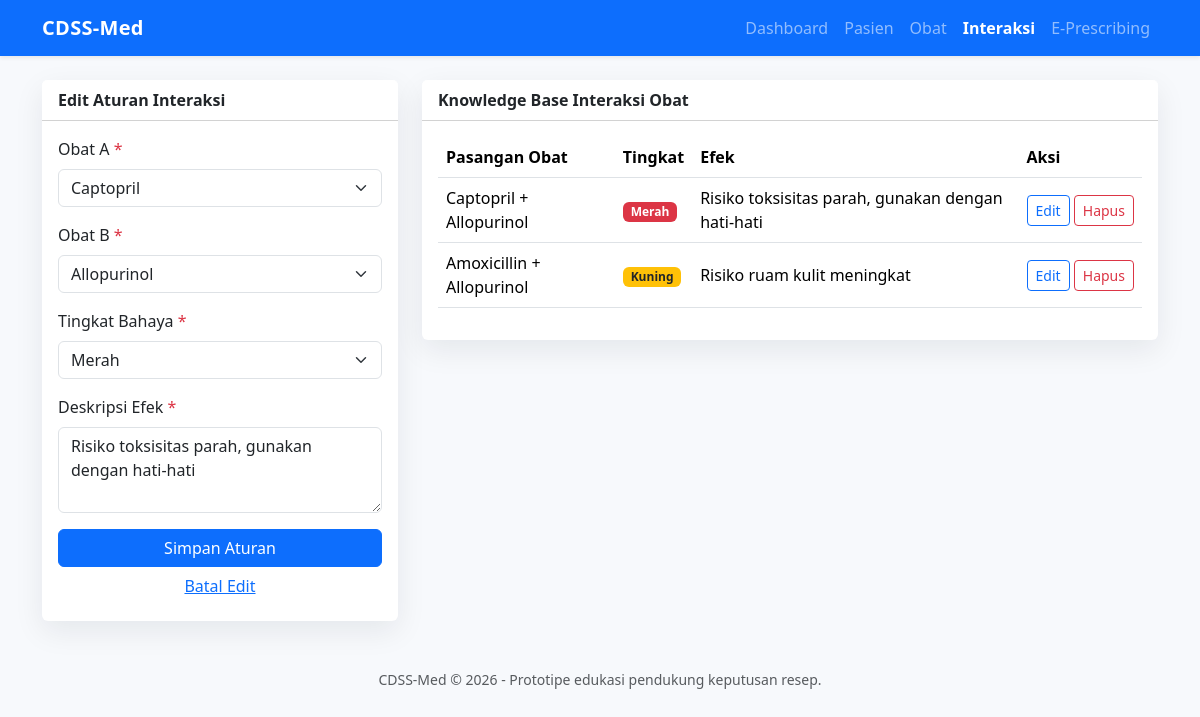
Screenshot of /interaksi.php?edit=2 with the database file from the repository.
### tables this page shows
CREATE TABLE aturan_interaksi (
    id INT AUTO_INCREMENT PRIMARY KEY,
    obat1_id INT NOT NULL,
    obat2_id INT NOT NULL,
    tingkat_bahaya ENUM('Kuning', 'Merah') NOT NULL,
    deskripsi_efek TEXT NOT NULL,
    created_at TIMESTAMP DEFAULT CURRENT_TIMESTAMP,
    CONSTRAINT fk_interaksi_obat1 FOREIGN KEY (obat1_id) REFERENCES obat(id) ON DELETE CASCADE,
    CONSTRAINT fk_interaksi_obat2 FOREIGN KEY (obat2_id) REFERENCES obat(id) ON DELETE CASCADE,
    CONSTRAINT chk_interaksi_obat_berbeda CHECK (obat1_id <> obat2_id),
    CONSTRAINT uq_interaksi_pasangan UNIQUE (obat1_id, obat2_id)
);

CREATE TABLE obat (
    id INT AUTO_INCREMENT PRIMARY KEY,
    nama_obat VARCHAR(120) NOT NULL UNIQUE,
    kategori VARCHAR(80) NULL,
    harga DECIMAL(12,2) NOT NULL DEFAULT 0,
    created_at TIMESTAMP DEFAULT CURRENT_TIMESTAMP
);

### koneksi.php (called while the page is built, shortened)
<?php
function e(?string $value): string
{
    return htmlspecialchars((string) $value, ENT_QUOTES, 'UTF-8');
}

### interaksi.php (the view, shortened to what this page needs)
<?php
require_once 'koneksi.php';
$edit = null;
if (isset($_GET['edit'])) {
    $stmt = $pdo->prepare('SELECT * FROM aturan_interaksi WHERE id = ?');
    $stmt->execute([(int) $_GET['edit']]);
    $edit = $stmt->fetch();
}
$obatList = $pdo->query('SELECT * FROM obat ORDER BY nama_obat')->fetchAll();
$interaksiList = $pdo->query(
    "SELECT ai.*, o1.nama_obat AS obat1, o2.nama_obat AS obat2
     FROM aturan_interaksi ai
     JOIN obat o1 ON o1.id = ai.obat1_id
     JOIN obat o2 ON o2.id = ai.obat2_id
     ORDER BY ai.tingkat_bahaya DESC, o1.nama_obat"
)->fetchAll();
require 'header.php';
?>
<div class="row g-4">
    <div class="col-lg-4">
        <div class="card">
            <div class="card-header bg-white fw-semibold"><?= $edit ? 'Edit Aturan Interaksi' : 'Tambah Aturan Interaksi'; ?></div>
            <div class="card-body">
                <form method="post">
                    <div class="mb-3">
                        <label class="form-label required">Obat A</label>
                        <select name="obat1_id" class="form-select" required>
                            <?php foreach ($obatList as $obat): ?>
                                <option value="<?= e($obat['id']); ?>" <?= (int) ($edit['obat1_id'] ?? 0) === (int) $obat['id'] ? 'selected' : ''; ?>><?= e($obat['nama_obat']); ?></option>
                            <?php endforeach; ?>
                        </select>
                    </div>
                    <div class="mb-3">
                        <label class="form-label required">Obat B</label>
                        <select name="obat2_id" class="form-select" required>
                            <?php foreach ($obatList as $obat): ?>
                                <option value="<?= e($obat['id']); ?>" <?= (int) ($edit['obat2_id'] ?? 0) === (int) $obat['id'] ? 'selected' : ''; ?>><?= e($obat['nama_obat']); ?></option>
                            <?php endforeach; ?>
                        </select>
                    </div>
                    <div class="mb-3">
                        <label class="form-label required">Tingkat Bahaya</label>
                        <select name="tingkat_bahaya" class="form-select" required>
                            <option value="Merah" <?= ($edit['tingkat_bahaya'] ?? '') === 'Merah' ? 'selected' : ''; ?>>Merah</option>
                        </select>
                    </div>
                    <div class="mb-3">
                        <label class="form-label required">Deskripsi Efek</label>
                        <textarea name="deskripsi_efek" class="form-control" rows="3" required><?= e($edit['deskripsi_efek'] ?? ''); ?></textarea>
                    </div>
                    <button class="btn btn-primary w-100" type="submit">Simpan Aturan</button>
                    <?php if ($edit): ?><a class="btn btn-link w-100" href="interaksi.php">Batal Edit</a><?php endif; ?>
                </form>
            </div>
        </div>
    </div>
    <div class="col-lg-8">
        <div class="card">
            <div class="card-header bg-white fw-semibold">Knowledge Base Interaksi Obat</div>
            <div class="card-body table-responsive">
                <table class="table table-hover align-middle">
                    <thead><tr><th>Pasangan Obat</th><th>Tingkat</th><th>Efek</th><th>Aksi</th></tr></thead>
                    <tbody>
                    <?php foreach ($interaksiList as $row): ?>
                        <tr>
                            <td><?= e($row['obat1']); ?> + <?= e($row['obat2']); ?></td>
                            <td><span class="badge <?= $row['tingkat_bahaya'] === 'Merah' ? 'badge-merah' : 'badge-kuning'; ?>"><?= e($row['tingkat_bahaya']); ?></span></td>
                            <td><?= e($row['deskripsi_efek']); ?></td>
                            <td class="text-nowrap">
                                <a class="btn btn-sm btn-outline-primary" href="?edit=<?= e($row['id']); ?>">Edit</a>
                                <a class="btn btn-sm btn-outline-danger" href="?hapus=<?= e($row['id']); ?>" onclick="return confirm('Hapus aturan ini?')">Hapus</a>
                            </td>
                        </tr>
                    <?php endforeach; ?>
                    </tbody>
                </table>
            </div>
        </div>
    </div>
</div>
<?php require 'footer.php'; ?>

### header.php (style rules this page uses)
body { background: #f7f9fc; }
.card { border: 0; box-shadow: 0 10px 30px rgba(15, 23, 42, .08); }
.badge-merah { background: #dc3545; }
.badge-kuning { background: #ffc107; color: #212529; }
.required::after { content: ' *'; color: #dc3545; }

### rows the page displays
aturan_interaksi: obat1_id "Captopril", obat2_id "Allopurinol", tingkat_bahaya "Merah", deskripsi_efek "Risiko toksisitas parah, gunakan dengan hati-hati", obat1.nama_obat "Captopril", obat2.nama_obat "Allopurinol"
aturan_interaksi: obat1.nama_obat "Amoxicillin", obat2.nama_obat "Allopurinol", tingkat_bahaya "Kuning", deskripsi_efek "Risiko ruam kulit meningkat"

### other values shown
$label "Dashboard"
$label "Pasien"
$label "Obat"
$label "Interaksi"
$label "E-Prescribing"
